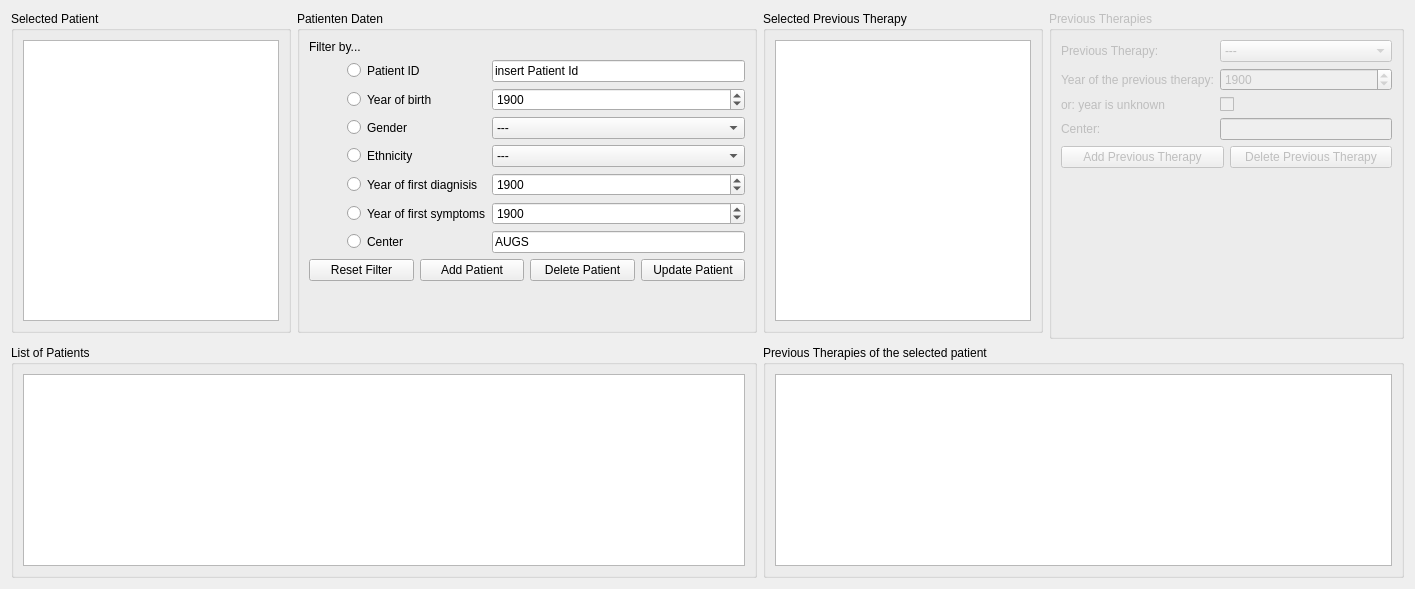
      <widget class="QWidget" name="patients">
       <attribute name="title">
        <string>Patients</string>
       </attribute>
       <layout class="QGridLayout" name="gridLayout_19" rowstretch="0,0,0,1" columnstretch="0,0,0,0">
        <item row="0" column="0">
         <widget class="QGroupBox" name="groupBox_8">
          <property name="title">
           <string>Selected Patient</string>
          </property>
          <layout class="QGridLayout" name="gridLayout_14">
           <item row="0" column="0">
            <widget class="QTextEdit" name="selected_patient_text_patientview"/>
           </item>
          </layout>
         </widget>
        </item>
        <item row="0" column="1">
         <widget class="QGroupBox" name="groupBox">
          <property name="title">
           <string>Patienten Daten</string>
          </property>
          <layout class="QGridLayout" name="gridLayout_5">
           <item row="0" column="0">
            <layout class="QGridLayout" name="gridLayout_2">
             <item row="9" column="1">
              <widget class="QLabel" name="label_6">
               <property name="text">
                <string>Year of first symptoms</string>
               </property>
              </widget>
             </item>
             <item row="10" column="2">
              <widget class="QLineEdit" name="center_text">
               <property name="text">
                <string>AUGS</string>
               </property>
              </widget>
             </item>
             <item row="6" column="1">
              <widget class="QLabel" name="label_4">
               <property name="text">
                <string>Ethnicity</string>
               </property>
              </widget>
             </item>
             <item row="4" column="1">
              <widget class="QLabel" name="label_2">
               <property name="text">
                <string>Year of birth</string>
               </property>
              </widget>
             </item>
             <item row="4" column="2">
              <widget class="QDateEdit" name="birthyear_calendar">
               <property name="dateTime">
                <datetime>
                 <hour>0</hour>
                 <minute>0</minute>
                 <second>0</second>
                 <year>1900</year>
                 <month>1</month>
                 <day>1</day>
                </datetime>
               </property>
               <property name="displayFormat">
                <string>yyyy</string>
               </property>
               <property name="calendarPopup">
                <bool>false</bool>
               </property>
               <property name="date">
                <date>
                 <year>1900</year>
                 <month>1</month>
                 <day>1</day>
                </date>
               </property>
              </widget>
             </item>
             <item row="5" column="2">
              <widget class="QComboBox" name="gender_dropdown">
               <item>
                <property name="text">
                 <string>---</string>
                </property>
               </item>
               <item>
                <property name="text">
                 <string>male</string>
                </property>
               </item>
               <item>
                <property name="text">
                 <string>female</string>
                </property>
               </item>
               <item>
                <property name="text">
                 <string>divers</string>
                </property>
               </item>
              </widget>
             </item>
             <item row="9" column="2">
              <widget class="QDateEdit" name="firstsymptoms_calendar">
               <property name="displayFormat">
                <string>yyyy</string>
               </property>
               <property name="date">
                <date>
                 <year>1900</year>
                 <month>1</month>
                 <day>1</day>
                </date>
               </property>
              </widget>
             </item>
             <item row="2" column="1">
              <widget class="QLabel" name="label">
               <property name="text">
                <string>Patient ID</string>
               </property>
              </widget>
             </item>
             <item row="8" column="2">
              <widget class="QDateEdit" name="firstdiagnosis_calendar">
               <property name="displayFormat">
                <string>yyyy</string>
               </property>
               <property name="date">
                <date>
                 <year>1900</year>
                 <month>1</month>
                 <day>1</day>
                </date>
               </property>
              </widget>
             </item>
             <item row="6" column="2">
              <widget class="QComboBox" name="ethnicity_dropdown">
               <item>
                <property name="text">
                 <string>---</string>
                </property>
               </item>
               <item>
                <property name="text">
                 <string>American Indian or Alaska Native</string>
                </property>
               </item>
               <item>
                <property name="text">
                 <string>Asian</string>
                </property>
               </item>
               <item>
                <property name="text">
                 <string>Black or African American</string>
                </property>
               </item>
               <item>
                <property name="text">
                 <string>Native Hawaiian or Other Pacific Islander</string>
                </property>
               </item>
               <item>
                <property name="text">
                 <string>White</string>
                </property>
               </item>
               <item>
                <property name="text">
                 <string>Other </string>
                </property>
               </item>
              </widget>
             </item>
             <item row="5" column="1">
              <widget class="QLabel" name="label_3">
               <property name="text">
                <string>Gender</string>
               </property>
              </widget>
             </item>
             <item row="2" column="2">
              <widget class="QLineEdit" name="patient_id_field">
               <property name="text">
                <string>insert Patient Id</string>
               </property>
               <property name="maxLength">
                <number>100</number>
               </property>
              </widget>
             </item>
             <item row="10" column="1">
              <widget class="QLabel" name="label_11">
               <property name="text">
                <string>Center</string>
               </property>
              </widget>
             </item>
             <item row="8" column="1">
              <widget class="QLabel" name="label_5">
               <property name="text">
                <string>Year of first diagnisis</string>
               </property>
              </widget>
             </item>
             <item row="1" column="0">
              <widget class="QLabel" name="label_93">
               <property name="text">
                <string>Filter by...</string>
               </property>
              </widget>
             </item>
             <item row="2" column="0">
              <widget class="QRadioButton" name="patient_id_radio">
               <property name="layoutDirection">
                <enum>Qt::RightToLeft</enum>
               </property>
               <property name="autoFillBackground">
                <bool>false</bool>
               </property>
               <property name="text">
                <string/>
               </property>
              </widget>
             </item>
             <item row="4" column="0">
              <widget class="QRadioButton" name="birthyear_radio">
               <property name="layoutDirection">
                <enum>Qt::RightToLeft</enum>
               </property>
               <property name="text">
                <string/>
               </property>
              </widget>
             </item>
             <item row="5" column="0">
              <widget class="QRadioButton" name="gender_radio">
               <property name="layoutDirection">
                <enum>Qt::RightToLeft</enum>
               </property>
               <property name="text">
                <string/>
               </property>
              </widget>
             </item>
             <item row="6" column="0">
              <widget class="QRadioButton" name="ethnicity_radio">
               <property name="layoutDirection">
                <enum>Qt::RightToLeft</enum>
               </property>
               <property name="text">
                <string/>
               </property>
              </widget>
             </item>
             <item row="8" column="0">
              <widget class="QRadioButton" name="firstdiagnosis_radio">
               <property name="layoutDirection">
                <enum>Qt::RightToLeft</enum>
               </property>
               <property name="text">
                <string/>
               </property>
              </widget>
             </item>
             <item row="9" column="0">
              <widget class="QRadioButton" name="firstsymptoms_radio">
               <property name="layoutDirection">
                <enum>Qt::RightToLeft</enum>
               </property>
               <property name="text">
                <string/>
               </property>
              </widget>
             </item>
             <item row="10" column="0">
              <widget class="QRadioButton" name="center_radio">
               <property name="layoutDirection">
                <enum>Qt::RightToLeft</enum>
               </property>
               <property name="text">
                <string/>
               </property>
              </widget>
             </item>
            </layout>
           </item>
           <item row="1" column="0">
            <layout class="QGridLayout" name="gridLayout_3">
             <item row="0" column="2">
              <widget class="QPushButton" name="patient_delete_button">
               <property name="text">
                <string>Delete Patient</string>
               </property>
              </widget>
             </item>
             <item row="0" column="1">
              <widget class="QPushButton" name="patient_add_button">
               <property name="text">
                <string>Add Patient</string>
               </property>
              </widget>
             </item>
             <item row="0" column="4">
              <widget class="QPushButton" name="patient_update_button">
               <property name="text">
                <string>Update Patient</string>
               </property>
              </widget>
             </item>
             <item row="0" column="0">
              <widget class="QPushButton" name="patient_reset_filter_button">
               <property name="text">
                <string>Reset Filter</string>
               </property>
              </widget>
             </item>
            </layout>
           </item>
           <item row="2" column="0">
            <spacer name="verticalSpacer">
             <property name="orientation">
              <enum>Qt::Vertical</enum>
             </property>
             <property name="sizeHint" stdset="0">
              <size>
               <width>20</width>
               <height>40</height>
              </size>
             </property>
            </spacer>
           </item>
          </layout>
         </widget>
        </item>
        <item row="3" column="0" colspan="2">
         <widget class="QGroupBox" name="groupBox_2">
          <property name="title">
           <string>List of Patients</string>
          </property>
          <layout class="QGridLayout" name="gridLayout_4">
           <item row="0" column="0">
            <widget class="QTableView" name="patient_tableView"/>
           </item>
          </layout>
         </widget>
        </item>
        <item row="0" column="2">
         <widget class="QGroupBox" name="groupBox_12">
          <property name="title">
           <string>Selected Previous Therapy</string>
          </property>
          <layout class="QGridLayout" name="gridLayout_24">
           <item row="1" column="0">
            <widget class="QTextEdit" name="selected_therapy_text_patientview"/>
           </item>
          </layout>
         </widget>
        </item>
        <item row="0" column="3" rowspan="2">
         <widget class="QGroupBox" name="previous_therapies">
          <property name="enabled">
           <bool>false</bool>
          </property>
          <property name="title">
           <string>Previous Therapies</string>
          </property>
          <layout class="QGridLayout" name="gridLayout_22">
           <item row="0" column="0">
            <layout class="QGridLayout" name="gridLayout_21">
             <item row="0" column="0">
              <widget class="QLabel" name="label_19">
               <property name="text">
                <string>Previous Therapy:</string>
               </property>
              </widget>
             </item>
             <item row="0" column="1">
              <widget class="QComboBox" name="therapy_dropdown">
               <item>
                <property name="text">
                 <string>---</string>
                </property>
               </item>
               <item>
                <property name="text">
                 <string>Botox injection</string>
                </property>
               </item>
               <item>
                <property name="text">
                 <string>Pneumatic Dilatation 30ml</string>
                </property>
               </item>
               <item>
                <property name="text">
                 <string>Pneumatic Dilatation 35ml</string>
                </property>
               </item>
               <item>
                <property name="text">
                 <string>Pneumatic Dilatation 40ml</string>
                </property>
               </item>
               <item>
                <property name="text">
                 <string>POEM</string>
                </property>
               </item>
               <item>
                <property name="text">
                 <string>LHM</string>
                </property>
               </item>
               <item>
                <property name="text">
                 <string>Other</string>
                </property>
               </item>
              </widget>
             </item>
             <item row="1" column="1">
              <widget class="QDateEdit" name="therapy_calendar">
               <property name="displayFormat">
                <string>yyyy</string>
               </property>
               <property name="date">
                <date>
                 <year>1900</year>
                 <month>1</month>
                 <day>1</day>
                </date>
               </property>
              </widget>
             </item>
             <item row="1" column="0">
              <widget class="QLabel" name="label_20">
               <property name="text">
                <string>Year of the previous therapy:</string>
               </property>
              </widget>
             </item>
             <item row="2" column="0">
              <widget class="QLabel" name="label_21">
               <property name="text">
                <string>or: year is unknown</string>
               </property>
              </widget>
             </item>
             <item row="2" column="1">
              <widget class="QCheckBox" name="therapy_year_unknown_checkbox">
               <property name="text">
                <string/>
               </property>
              </widget>
             </item>
             <item row="5" column="0">
              <widget class="QLabel" name="label_88">
               <property name="text">
                <string>Center:</string>
               </property>
              </widget>
             </item>
             <item row="5" column="1">
              <widget class="QLineEdit" name="center_previous_therapy_text"/>
             </item>
            </layout>
           </item>
           <item row="1" column="0">
            <layout class="QGridLayout" name="gridLayout_23">
             <item row="0" column="0">
              <widget class="QPushButton" name="previous_therapy_add_button">
               <property name="text">
                <string>Add Previous Therapy</string>
               </property>
              </widget>
             </item>
             <item row="0" column="1">
              <widget class="QPushButton" name="previous_therapy_delete_button">
               <property name="text">
                <string>Delete Previous Therapy</string>
               </property>
              </widget>
             </item>
            </layout>
           </item>
           <item row="2" column="0">
            <spacer name="verticalSpacer_9">
             <property name="orientation">
              <enum>Qt::Vertical</enum>
             </property>
             <property name="sizeHint" stdset="0">
              <size>
               <width>20</width>
               <height>40</height>
              </size>
             </property>
            </spacer>
           </item>
          </layout>
         </widget>
        </item>
        <item row="3" column="2" colspan="2">
         <widget class="QGroupBox" name="groupBox_13">
          <property name="title">
           <string>Previous Therapies of the selected patient</string>
          </property>
          <layout class="QGridLayout" name="gridLayout_25">
           <item row="0" column="0">
            <widget class="QTableView" name="therapy_tableView"/>
           </item>
          </layout>
         </widget>
        </item>
       </layout>
      </widget>
